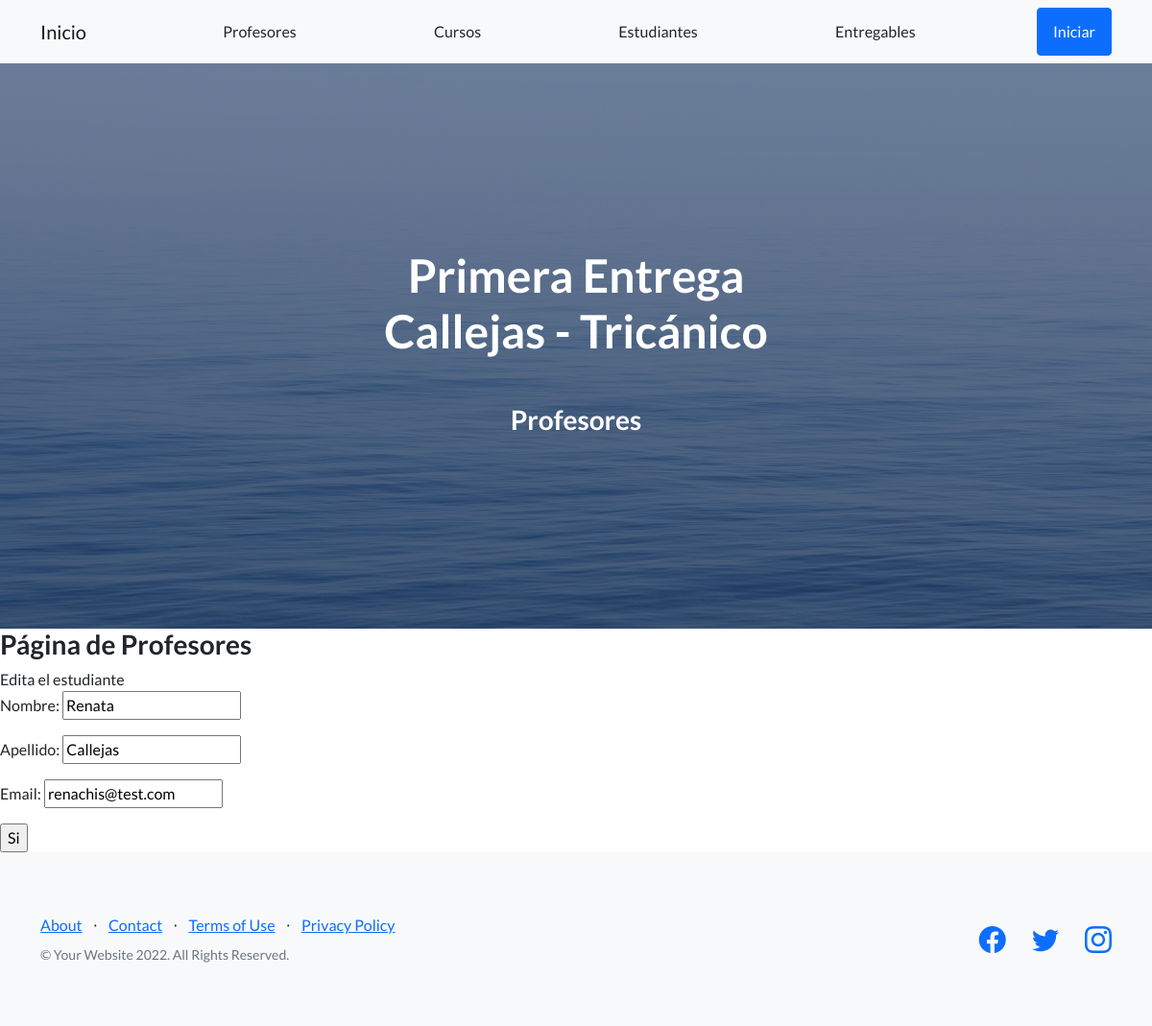
The app's page /appCoder/estudiante/edicion/4 with its own data.
### AppCoder/models.py (models this page shows, shortened)
class Estudiante (models.Model):
    nombre = models.CharField(max_length=30)
    apellido = models.CharField(max_length=30)
    email = models.EmailField()

### AppCoder/views.py (the view)
# urls.py: path('estudiante/edicion/<pk>', EstudianteEdicion.as_view(), name='estudiante_editar'),
class EstudianteEdicion(UpdateView):
    model = Estudiante
    success_url = reverse_lazy('estudiante_list')
    fields = ['nombre', 'apellido', 'email']

### AppCoder/template/AppCoder/estudiante_form.html
{% extends "AppCoder/padre.html" %}
{% load static %}
{% block section_name %}
<h3>Profesores</h3>
{% endblock %}
{% block contenidoQueCambia %}
<h3>Página de Profesores</h3>
<form method="POST"> {% csrf_token %}
   Edita el estudiante
   {{form.as_p}}
    <input type="submit" value="Si">
</form>
{% endblock %}

### records on screen
Estudiante: nombre "Renata", apellido "Callejas", email "renachis@test.com"
